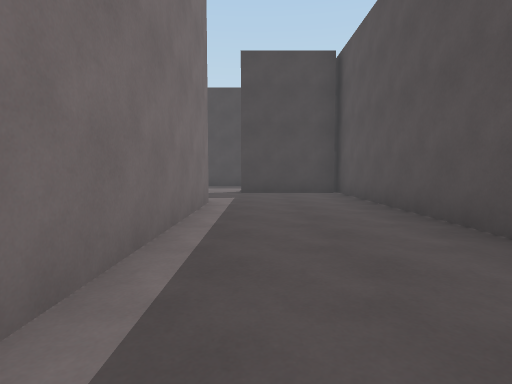
[1] (above)

17 first-person views from a walk through a scene from a Unity 3-D project. The camera is 1.2 m above the floor, tilts 4° down and sees 80° across. The floor is counted in squares, 2 m on a side. Each view is taken from the middle of a square. On the plan, view 1 faces up. The plan holds only what a view shows up to about 9 squares ahead; the rest is blank.

[2]
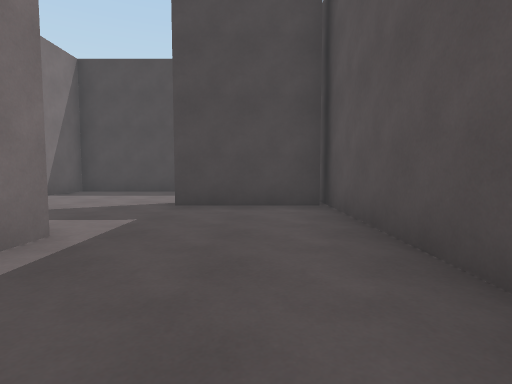

[3]
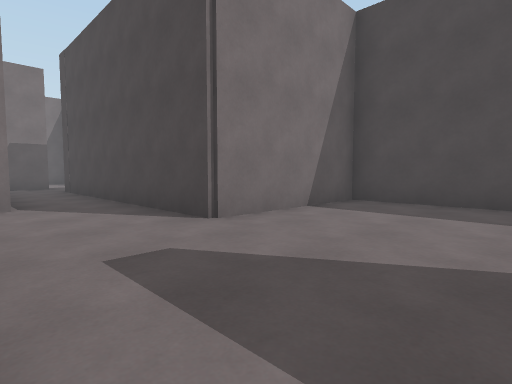

[4]
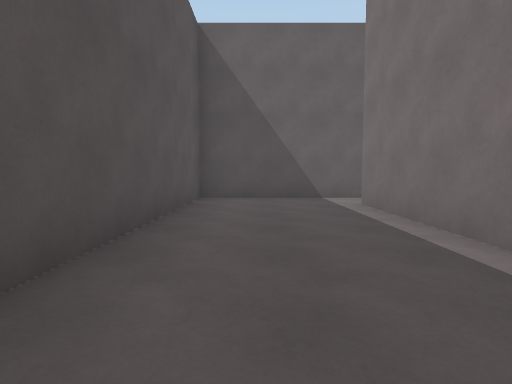

[5]
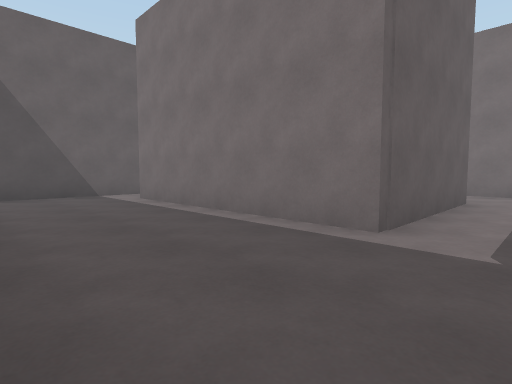

[6]
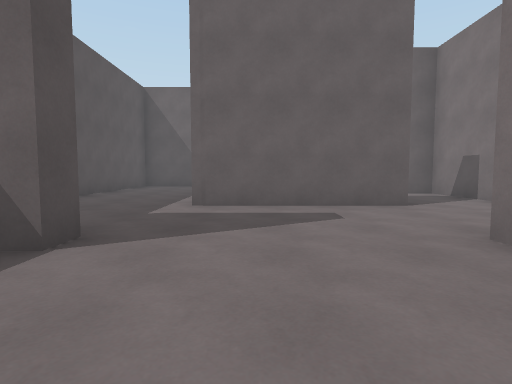

[7]
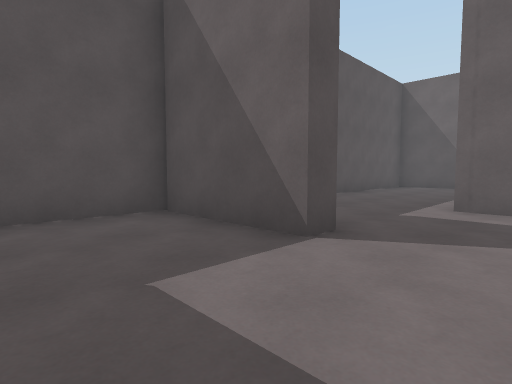

[8]
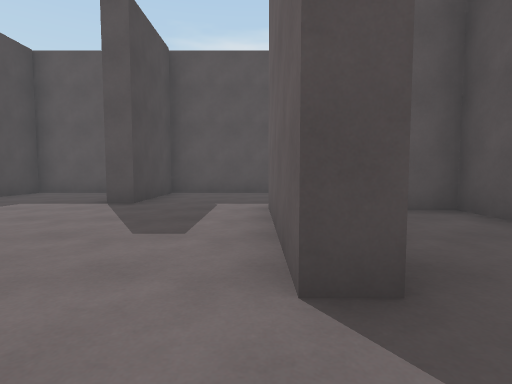

[9]
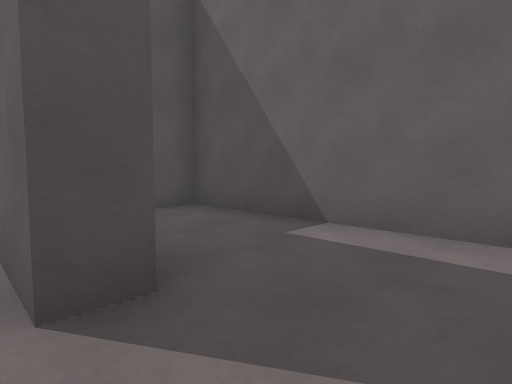

[10]
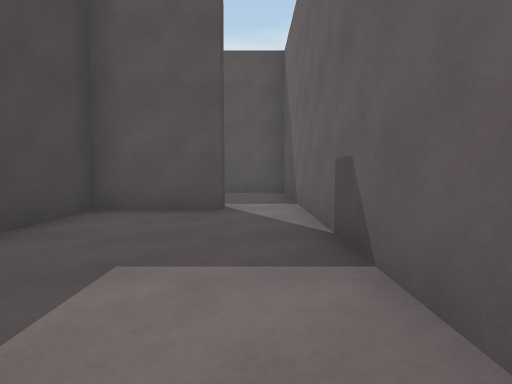

[11]
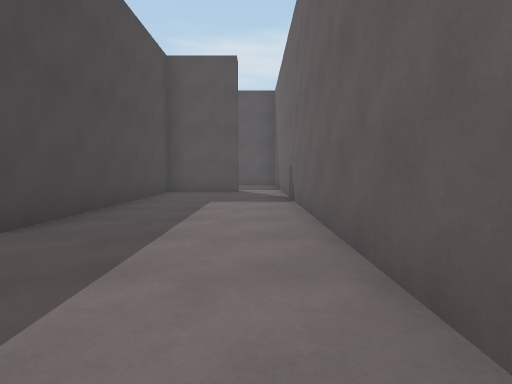

[12]
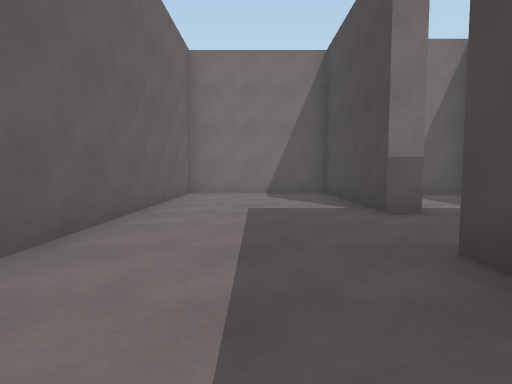

[13]
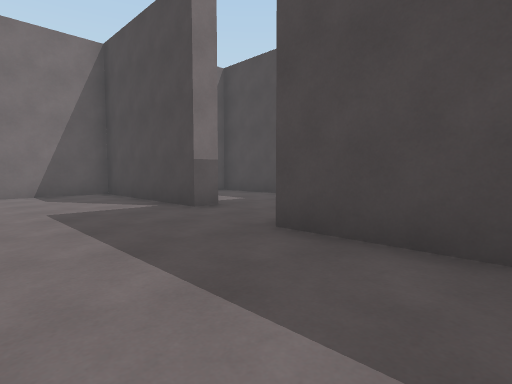

[14]
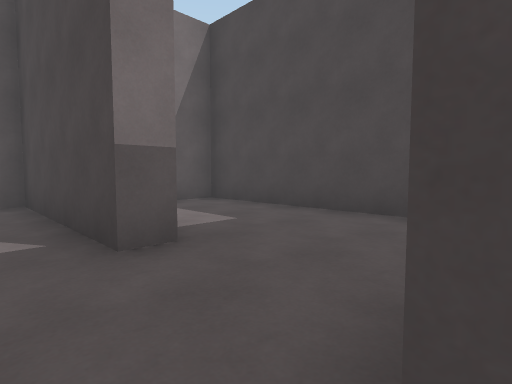

[15]
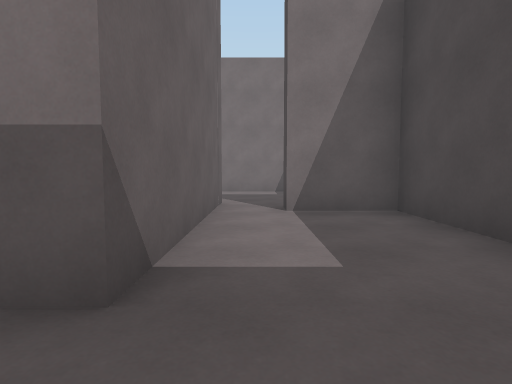

[16]
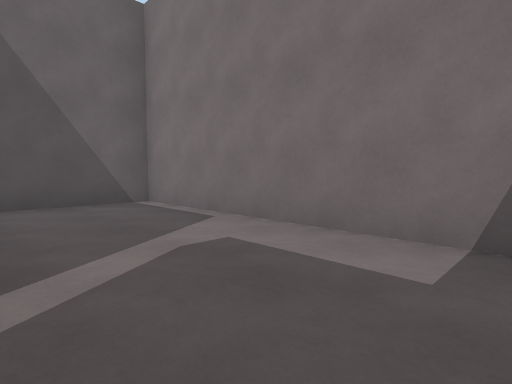

[17]
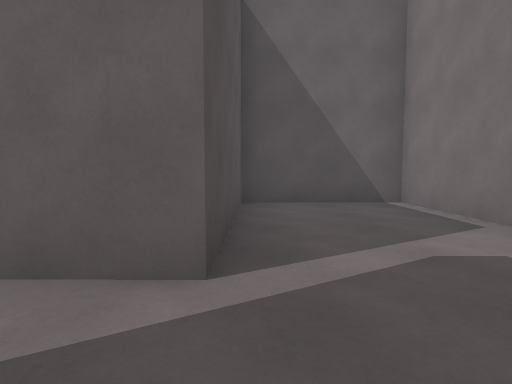

### Floor plan
Points are (right, up) in squares from view 1. A wall is a line through its corners. A room is listed if a view was taken in it or the views show most of it. See-through windows are left out.
Room 1 (views 1, 2, 3, 4, 5, 6, 7, 8, 9)
walls: (2.1, 8.3) (-0.4, 8.3) (-0.4, 8.7) (2.1, 8.7); (-4.6, 5.8) (-0.9, 5.8) (-0.9, 0.5); (-1.2, 11.9) (-4, 11.9) (-4, 8.3) (-10.9, 8.3); (-6.7, 6.6) (-6.7, 5.6); (-0.5, -0.8) (2.2, -0.8) (2.2, 11.9) (0.9, 11.9)
ways out: opening at (-1, 0) to room 2; opening at (-5.5, 5) to room 5; opening at (-12, 8)
Room 2 (views 10, 11, 12, 13, 14)
walls: (-9.3, 3.4) (-9.3, 2.9) (-13.2, 2.9) (-13.2, -0.8) (-0.5, -0.8); (-0.9, 0.5) (-1.4, 0.5) (-1.4, 2.5) (-7.2, 2.5)
ways out: opening at (-1, 0) to room 1; opening at (-8.5, 3) to room 3
Room 3 (view 15)
walls: (-8.2, 6.1) (-12.5, 6.1) (-12.5, 4.5); (-12.5, 3.4) (-9.3, 3.4)
ways out: opening at (-8.5, 3) to room 2; opening at (-13, 4) to room 4
Room 4 (views 16, 17)
walls: (-16.8, 4.9) (-16.8, -0.8) (-13.7, -0.8) (-13.7, 3.4) (-12.5, 3.4); (-12.5, 4.5) (-13, 4.5)
ways out: opening at (-13, 4) to room 3
Room 5 (no view inside)
walls: (-4.6, 5.2) (-4.6, 5.8); (-6.7, 5.6) (-6.7, 2.9) (-1.4, 2.9) (-1.4, 3.8)
ways out: opening at (-5.5, 5) to room 1

Positions as (right, up) in squares from view 1, and headings:
1: (0, 0), facing up
2: (1, 3), facing up
3: (-1, 6), facing up-left
4: (1, 6), facing down
5: (2, 7), facing down-left
6: (-2, 11), facing down
7: (-2, 11), facing down-right
8: (-6, 6), facing right
9: (-6, 6), facing down-right
10: (-6, 0), facing right
11: (-10, 0), facing right
12: (-5, 1), facing left
13: (-5, 0), facing up-left
14: (-7, 2), facing up-left
15: (-8, 4), facing left
16: (-14, 5), facing down-left
17: (-14, 5), facing down
